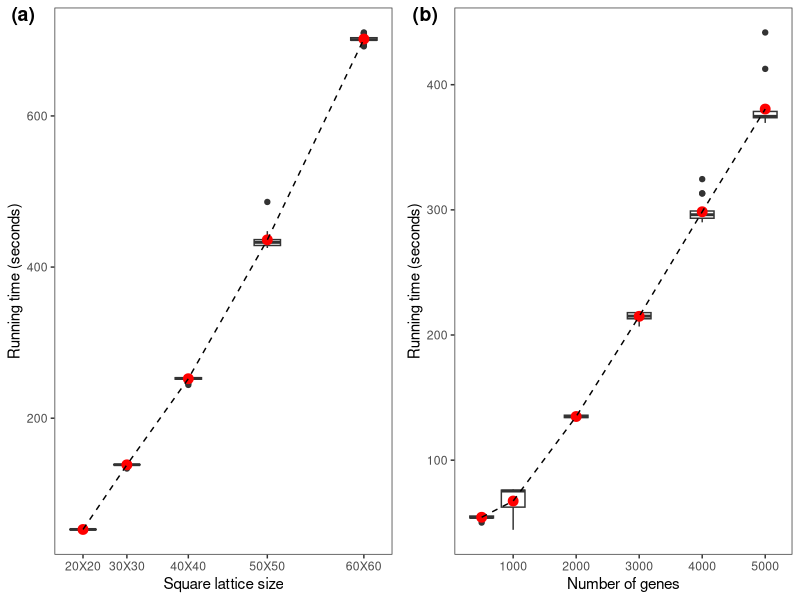

Reproduce this figure in R.
m20 = read.table(file = "scalability_test/result_n/20by20.txt")[1:20,]-2
m20 = cbind(rep(20, 20), m20)

m30 = read.table(file = "scalability_test/result_n/30by30.txt")[1:20,]
m30 = cbind(rep(30, 20), m30)

m40 = read.table(file = "scalability_test/result_n/40by40.txt")[1:20,]
m40 = cbind(rep(40, 20), m40)

m50 = read.table(file = "scalability_test/result_n/50by50.txt")[1:20,]
m50 = cbind(rep(50, 20), m50)

m60 = read.table(file = "scalability_test/result_n/60by60.txt")[1:20,]
m60 = cbind(rep(60, 20), m60)

m70 = read.table(file = "scalability_test/result_n/70by70.txt")[1:12,]
m70 = cbind(rep(70, 20), m70)

m80 = read.table(file = "scalability_test/result_n/80by80.txt")[1:20,]
m80 = cbind(rep(80, 20), m80)

m90 = read.table(file = "scalability_test/result_n/90by90.txt")[1:20,]
m90 = cbind(rep(90, 20), m90)

run_time = as.data.frame(rbind(m20, m30, m40, m50, m60, m70, m80, m90))
colnames(run_time) = c("m", "time")
run_time$time = as.numeric(run_time$time)*10
run_time$n = (run_time$m)^2

df = aggregate(run_time$time, list(run_time$m), FUN=mean)
colnames(df) = c("m", "time")
df$n = (df$m)^2



library(ggplot2)
p1 = ggplot() + geom_boxplot(data = run_time, aes(x = n, y = time, group = n)) + 
  geom_point(data = df, aes(x = n, y = time), color = "red", size = 3) + 
  geom_line(data = df, aes(x = n, y = time), linetype = 2) + theme_bw() + 
  xlab("Square lattice size") + ylab("Running time (seconds)") + 
  theme(panel.grid = element_blank()) + 
  scale_x_discrete(limit = c(20^2, 30^2, 40^2, 50^2, 60^2, 70^2, 80^2, 90^2),
                   labels = c("20X20", "30X30", "40X40", "50X50", "60X60", "70X70", "80X80", "90X90"))





test = data.frame(X= ((2:6))^2, Y = df$time[1:5])
model = lm(Y ~ X, data = test)
summary(model)




run_time = as.data.frame(rbind(m20, m30, m40, m50, m60))
colnames(run_time) = c("m", "time")
run_time$time = as.numeric(run_time$time)*10
run_time$n = (run_time$m)^2

df = aggregate(run_time$time, list(run_time$m), FUN=mean)
colnames(df) = c("m", "time")
df$n = (df$m)^2



library(ggplot2)
p2 = ggplot() + geom_boxplot(data = run_time, aes(x = n, y = time, group = n)) + 
  geom_point(data = df, aes(x = n, y = time), color = "red", size = 3) + 
  geom_line(data = df, aes(x = n, y = time), linetype = 2) + theme_bw() + 
  xlab("Square lattice size") + ylab("Running time (seconds)") + 
  theme(panel.grid = element_blank()) + 
  scale_x_continuous(breaks = c(20^2, 30^2, 40^2, 50^2, 60^2),
                     labels = c("20X20", "30X30", "40X40", "50X50", "60X60"))




m500 = read.table(file = "scalability_test/result_p/p_500.txt")[1:20,]
m500 = cbind(rep(500, 20), m500)

m1000 = read.table(file = "scalability_test/result_p/p_1000.txt")[1:20,]
m1000 = cbind(rep(1000, 20), m1000)

m2000 = read.table(file = "scalability_test/result_p/p_2000.txt")[1:20,]
m2000 = cbind(rep(2000, 20), m2000)

m3000 = read.table(file = "scalability_test/result_p/p_3000.txt")[1:20,]
m3000 = cbind(rep(3000, 20), m3000)

m4000 = read.table(file = "scalability_test/result_p/p_4000.txt")[1:20,]
m4000 = cbind(rep(4000, 20), m4000)

m5000 = read.table(file = "scalability_test/result_p/p_5000.txt")[1:20,]
m5000 = cbind(rep(5000, 20), m5000)

m6000 = read.table(file = "scalability_test/result_p/p_6000.txt")[1:20,]
m6000 = cbind(rep(6000, 20), m6000)

m7000 = read.table(file = "scalability_test/result_p/p_7000.txt")[1:20,]
m7000 = cbind(rep(7000, 20), m7000)

run_time = as.data.frame(rbind(m500, m1000, m2000, m3000, m4000, m5000))
colnames(run_time) = c("p", "time")
run_time$time = as.numeric(run_time$time)*10


df = aggregate(run_time$time, list(run_time$p), FUN=mean)
colnames(df) = c("p", "time")


library(ggplot2)
p3 = ggplot() + geom_boxplot(data = run_time, aes(x = p, y = time, group = p)) + 
  geom_point(data = df, aes(x = p, y = time), color = "red", size = 3) + 
  geom_line(data = df, aes(x = p, y = time), linetype = 2) + theme_bw() + 
  xlab("Number of genes") + ylab("Running time (seconds)") +
  theme(panel.grid = element_blank()) 


test = data.frame(X= c(0.5, (1:5)), Y = df$time)
model = lm(Y ~ X, data = test)
summary(model)



library(cowplot)
p <- plot_grid(p2, p3, labels=c('(a)', '(b)'))

gg = ggdraw() + 
  draw_plot(p2, x=0, y=0, width = 1/2, height = 1, scale = 1) +
  draw_plot(p3, x=1/2, y=0, width = 1/2, height = 1, scale = 1) 

#plotLegend = plot_complete(500, legend.position = "bottom")
#legend = get_legend(plotLegend[[1]])

#plot_final = plot_grid(gg, legend, nrow = 2,rel_heights = c(9, 1))

#ggsave(gg, filename = "scalability_test/runtime.pdf", width = 8, height = 3)
ggsave(p, filename = "reproduce/img/FigureS11.jpg", width = 8, height = 3)
